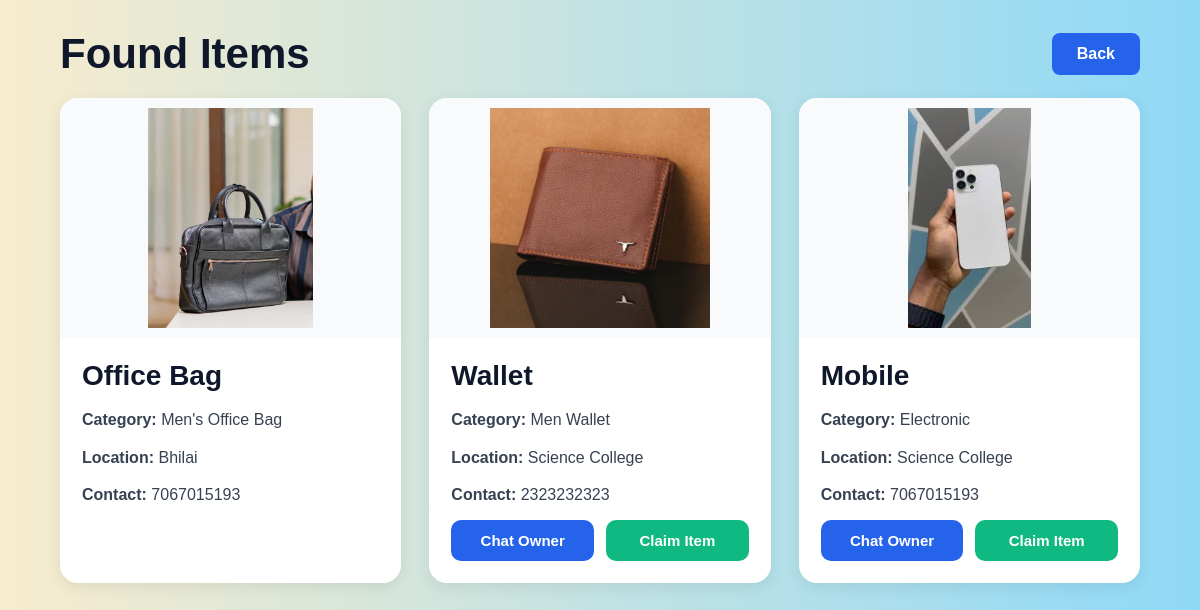
/found-items/ (signed in), run on the app's committed database.
### lostapp/models.py (models this page shows, shortened)
class FoundItem(models.Model):
    user = models.ForeignKey(
        User,
        on_delete=models.CASCADE
    )
    item_name = models.CharField(
        max_length=200
    )
    category = models.CharField(
        max_length=100
    )
    description = models.TextField()
    location = models.CharField(
        max_length=200
    )
    date_found = models.DateField()
    contact = models.CharField(
        max_length=20
    )
    image = models.ImageField(
        upload_to='found_items/'
    )
    claimed = models.BooleanField(
    default=False
    )
    created_at = models.DateTimeField(
        auto_now_add=True
    )

### lostapp/views.py (the view)
@login_required(login_url='login')
def found_items(request):
    items = FoundItem.objects.all().order_by('-id')
    return render(
        request,
        'found_items.html',
        {
            'items': items
        }
    )

### templates/found_items.html (shortened to what this page needs)
{% load static %}
<!DOCTYPE html>
<html>
<head>
</head>
<body>
<div class="top-bar">
    <h1>
        Found Items
    </h1>
    <a href="/dashboard/"
       class="back-btn">
        Back
    </a>
</div>
<div class="container">
    <div class="card-container">
        {% for item in items %}
        <div class="card">
            <img src="{{ item.image.url }}">
            <div class="card-content">
                <h2>
                    {{ item.item_name }}
                </h2>
                <p>
                    <strong>Category:</strong>
                    {{ item.category }}
                </p>
                <p>
                    <strong>Location:</strong>
                    {{ item.location }}
                </p>
                <p>
                    <strong>Contact:</strong>
                    {{ item.contact }}
                </p>
                {% if item.claimed == True %}
                <span class="claimed-badge">
                    Claimed
                </span>
                {% else %}
                    {% if item.user != request.user %}
                    <div class="btn-box">
                        <a href="{% url 'chat_room' item.user.id %}"
                           class="chat-btn">
                           Chat Owner
                        </a>
                        {% if item.item_name|stringformat:"s" in requested_items %}
                        <span class="requested-badge">
                            Requested
                        </span>
                        {% else %}
                        <a href="{% url 'claim_item' item.item_name %}"
                           class="claim-btn">
                           Claim Item
                        </a>
                        {% endif %}
                    </div>
                    {% endif %}
                {% endif %}
            </div>
        </div>
        {% endfor %}
    </div>
</div>
</body>
</html>

### templates/found_items.html (style rules this page uses)
* { margin:0; padding:0; box-sizing:border-box; }
body { background:linear-gradient( to right, #f7ecce, #8fd9f7 ); font-family:Arial; min-height:100vh; }
.top-bar { width:90%; margin:30px auto 10px; display:flex; justify-content:space-between; align-items:center; }
.top-bar h1 { font-size:42px; color:#0f172a; }
.back-btn { padding:12px 25px; background:#2563eb; color:white; text-decoration:none; border-radius:8px; font-size:16px; font-weight:bold; transition:0.3s; }
.container { width:90%; margin:20px auto 40px; }
.card-container { display:grid; grid-template-columns: repeat(auto-fit,minmax(320px,1fr)); gap:28px; align-items:start; }
.card { background:white; border-radius:18px; overflow:hidden; box-shadow:0 4px 15px rgba(0,0,0,0.08); transition:0.3s; display:flex; flex-direction:column; height:100%; }
.card img { width:100%; height:240px; object-fit:contain; background:#f8fafc; padding:10px; }
.card-content { padding:22px; display:flex; flex-direction:column; flex:1; }
.card-content h2 { font-size:28px; color:#0f172a; margin-bottom:15px; word-break:break-word; }
.card-content p { margin-bottom:12px; color:#374151; line-height:1.6; word-break:break-word; }
.btn-box { margin-top:auto; display:flex; flex-wrap:wrap; gap:12px; }
.chat-btn { flex:1; min-width:140px; text-align:center; padding:12px 20px; background:#2563eb; color:white; text-decoration:none; border-radius:10px; font-size:15px; font-weight:bold; transition:0.3s; }
.claim-btn { flex:1; min-width:140px; text-align:center; padding:12px 20px; background:#10b981; color:white; text-decoration:none; border-radius:10px; font-size:15px; font-weight:bold; transition:0.3s; }

### data on the page
FoundItem: image (picture), item_name "Office Bag", category "Men's Office Bag", location "Bhilai", contact "7067015193"
FoundItem: image (picture), item_name "Wallet", category "Men Wallet", location "Science College", contact "2323232323", claimed "Chat Owner"
FoundItem: image (picture), item_name "Mobile", category "Electronic", location "Science College", contact "7067015193", claimed "Chat Owner"
